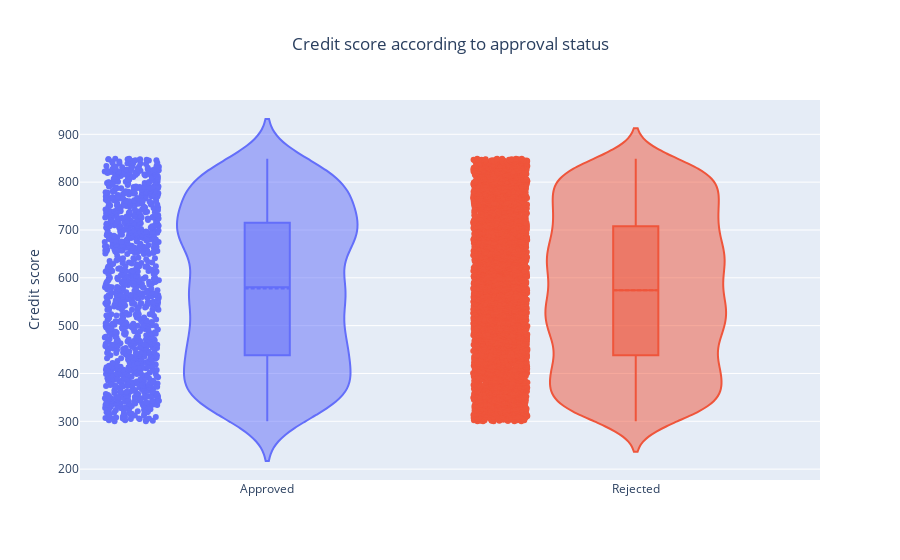

The cell this chart's notebook holds for it:
### Code cell
subplot_titles = ['Approved', 'Rejected']
select_decision_approval_status = [select_approved_decision, select_rejected_decision]
get_decision_value = [get_decision_amount, get_decision_amount]
fig = go.Figure()
for idx, approval in enumerate(select_decision_approval_status):
    fig.add_trace(go.Violin(y=datasink.query(approval)[get_decision_borrower_credit_score],
                            name=subplot_titles[idx],
                            box_visible=True,
                            meanline_visible=True,
                            points='all'
                            ))

fig.update_yaxes(title_text='Credit score')

fig.update_layout(
    barmode='stack', 
    showlegend=False,
    title={'text': f"Credit score according to approval status",
          'x':0.5,
          'xanchor': 'center'
    })

fig.show()

### Figure 1 — Plotly figure (JSON) as saved in the notebook; plotly's stock layout.template omitted (floating-point values rounded to 4 significant figures; data arrays with more than 128 entries replaced by an {"elided": "..."} marker saying what was removed)
{"data": [{"box": {"visible": true}, "meanline": {"visible": true}, "name": "Approved", "points": "all", "type": "violin", "y": {"elided": "1087 int values"}}, {"box": {"visible": true}, "meanline": {"visible": true}, "name": "Rejected", "points": "all", "type": "violin", "y": {"elided": "3913 int values"}}], "layout": {"autosize": true, "barmode": "stack", "showlegend": false, "title": {"text": "Credit score according to approval status", "x": 0.5, "xanchor": "center"}, "xaxis": {"autorange": true, "range": [-0.5083, 1.5], "type": "category"}, "yaxis": {"autorange": true, "range": [177.3, 971.7], "title": {"text": "Credit score"}, "type": "linear"}}}
